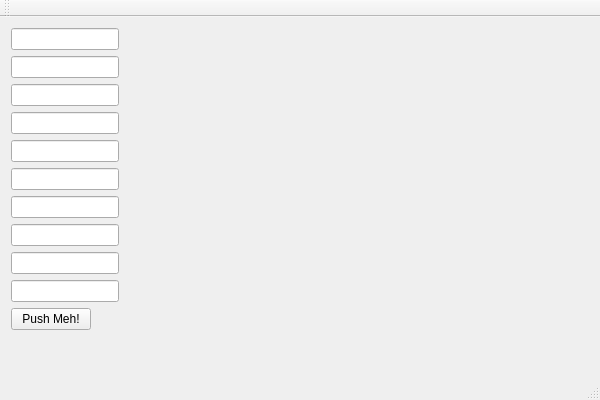
<?xml version="1.0" encoding="UTF-8"?>
<ui version="4.0">
 <class>GUITestClass</class>
 <widget class="QMainWindow" name="GUITestClass">
  <property name="geometry">
   <rect>
    <x>0</x>
    <y>0</y>
    <width>600</width>
    <height>400</height>
   </rect>
  </property>
  <property name="windowTitle">
   <string>GUITest</string>
  </property>
  <widget class="QWidget" name="centralWidget">
   <layout class="QGridLayout" name="gridLayout">
    <item row="0" column="0">
     <layout class="QVBoxLayout" name="verticalLayout">
      <item>
       <layout class="QFormLayout" name="formLayout">
        <property name="fieldGrowthPolicy">
         <enum>QFormLayout::AllNonFixedFieldsGrow</enum>
        </property>
        <item row="0" column="0">
         <widget class="QLineEdit" name="LE0">
          <property name="readOnly">
           <bool>true</bool>
          </property>
         </widget>
        </item>
        <item row="1" column="0">
         <widget class="QLineEdit" name="LE1">
          <property name="readOnly">
           <bool>true</bool>
          </property>
         </widget>
        </item>
        <item row="2" column="0">
         <widget class="QLineEdit" name="LE2">
          <property name="readOnly">
           <bool>true</bool>
          </property>
         </widget>
        </item>
        <item row="3" column="0">
         <widget class="QLineEdit" name="LE3">
          <property name="readOnly">
           <bool>true</bool>
          </property>
         </widget>
        </item>
        <item row="4" column="0">
         <widget class="QLineEdit" name="LE4">
          <property name="readOnly">
           <bool>true</bool>
          </property>
         </widget>
        </item>
        <item row="5" column="0">
         <widget class="QLineEdit" name="LE5">
          <property name="readOnly">
           <bool>true</bool>
          </property>
         </widget>
        </item>
        <item row="6" column="0">
         <widget class="QLineEdit" name="LE6">
          <property name="readOnly">
           <bool>true</bool>
          </property>
         </widget>
        </item>
        <item row="7" column="0">
         <widget class="QLineEdit" name="LE7">
          <property name="readOnly">
           <bool>true</bool>
          </property>
         </widget>
        </item>
        <item row="8" column="0">
         <widget class="QLineEdit" name="LE8">
          <property name="readOnly">
           <bool>true</bool>
          </property>
         </widget>
        </item>
        <item row="9" column="0">
         <widget class="QLineEdit" name="PushMehBox">
          <property name="text">
           <string/>
          </property>
          <property name="alignment">
           <set>Qt::AlignCenter</set>
          </property>
          <property name="readOnly">
           <bool>true</bool>
          </property>
         </widget>
        </item>
        <item row="10" column="0">
         <widget class="QPushButton" name="PushMeh">
          <property name="text">
           <string>Push Meh!</string>
          </property>
         </widget>
        </item>
       </layout>
      </item>
     </layout>
    </item>
   </layout>
  </widget>
  <widget class="QMenuBar" name="menuBar">
   <property name="geometry">
    <rect>
     <x>0</x>
     <y>0</y>
     <width>600</width>
     <height>20</height>
    </rect>
   </property>
  </widget>
  <widget class="QToolBar" name="mainToolBar">
   <attribute name="toolBarArea">
    <enum>TopToolBarArea</enum>
   </attribute>
   <attribute name="toolBarBreak">
    <bool>false</bool>
   </attribute>
  </widget>
  <widget class="QStatusBar" name="statusBar"/>
 </widget>
 <layoutdefault spacing="6" margin="11"/>
 <resources>
  <include location="guitest.qrc"/>
 </resources>
 <connections/>
</ui>
